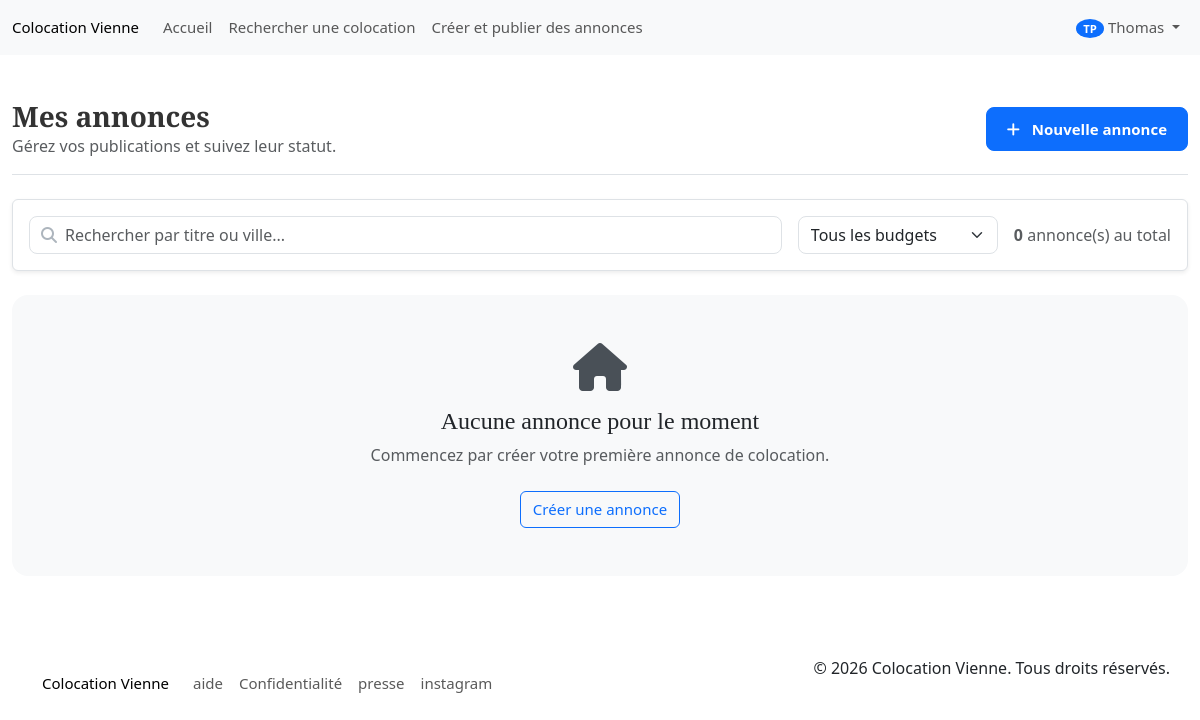
Before: /pages/page_annonce.php (signed in) with the older database file.
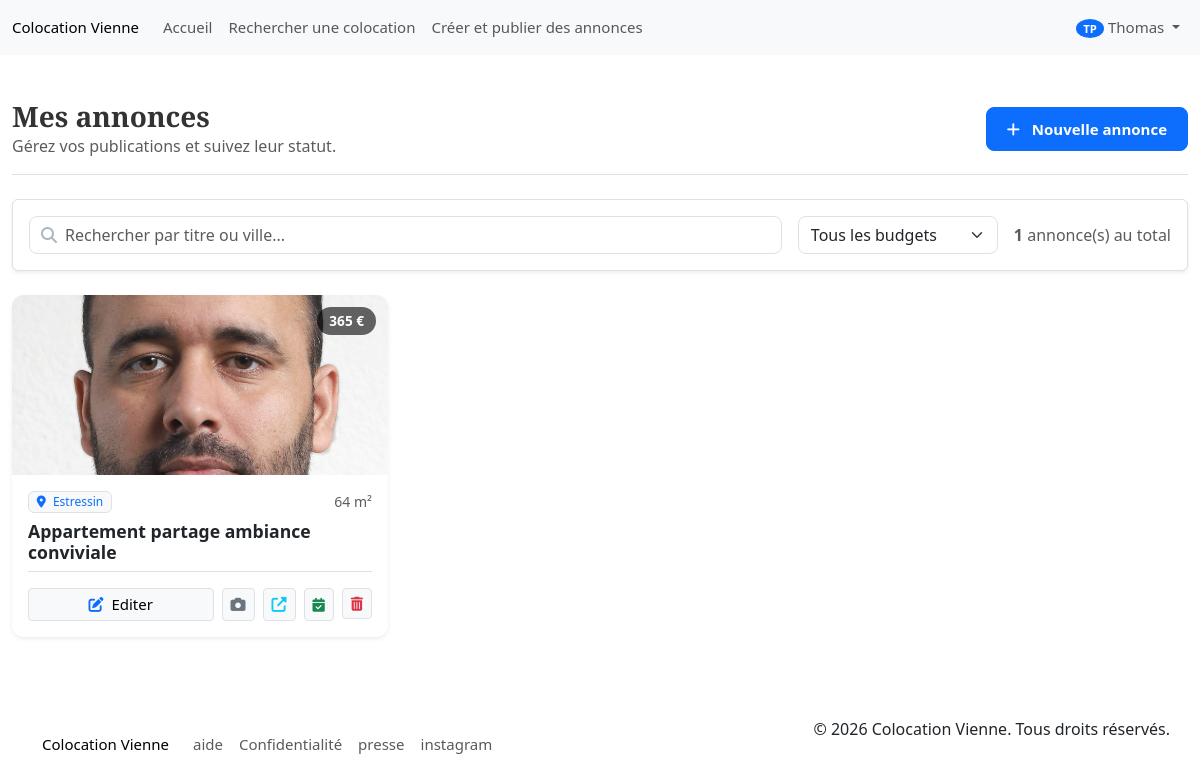
After: the same page with the newer database file.
### tables this page shows
CREATE TABLE `utilisateur` (
  `id_utilisateur` int(11) NOT NULL,
  `nom` varchar(40) NOT NULL,
  `email` varchar(100) NOT NULL,
  `mot_de_passe` varchar(100) NOT NULL,
  `situation_professionnel` varchar(40) NOT NULL,
  `garant` tinyint(1) NOT NULL,
  `retraite` decimal(10,2) NOT NULL,
  `caisse_allocation_familial` decimal(10,2) NOT NULL,
  `date_naissance` date NOT NULL,
  `photo_profil` varchar(250) NOT NULL,
  `salaire_mensuel_net` decimal(10,2) NOT NULL,
  `prenom` varchar(40) NOT NULL,
  `revenu_fiscal` varchar(50) NOT NULL,
  `id_role` int(11) NOT NULL,
  `type_compte` enum('colocataire','propriétaire') DEFAULT 'colocataire'
);

CREATE TABLE `annonce_utilisateur` (
  `id_utilisateur` int(11) NOT NULL,
  `id_annonce` int(11) NOT NULL
);

CREATE TABLE `annonce` (
  `id_annonce` int(11) NOT NULL,
  `titre` varchar(50) NOT NULL,
  `adresse_1` varchar(255) NOT NULL,
  `adresse_2` varchar(255) DEFAULT NULL,
  `adresse_3` varchar(255) DEFAULT NULL,
  `adresse_4` varchar(255) DEFAULT NULL,
  `ville` varchar(50) NOT NULL,
  `code_postal` int(11) NOT NULL,
  `loyer_location_chez_habitant` decimal(10,2) NOT NULL,
  `description` text NOT NULL,
  `surface_logement` decimal(10,2) NOT NULL,
  `surface_chambres` decimal(10,2) NOT NULL,
  `nombre_chambre` int(11) NOT NULL,
  `date_expiration` date DEFAULT NULL,
  `date_publication` date NOT NULL,
  `date_modification` date NOT NULL,
  `carte_coordonnee_GPS` varchar(40) DEFAULT NULL,
  `date_cloture` date DEFAULT NULL,
  `loyer_colocation` decimal(10,2) NOT NULL
);

### pages/page_annonce.php (the view, shortened to what the rows shown need)
<?php
require_once '../init.php';
require_once(__DIR__ . "/../app/Views/partials/header.php");
$userId = (int) $_SESSION['user_id'];
$annonces = $annonceDAO->getAllAnouncesByUserId($userId);
?>
<div class="container" style="margin-top: 100px; margin-bottom: 50px; max-width: 1200px;">
    <div class="d-flex justify-content-between align-items-center mb-4 pb-3 border-bottom">
        <div>
            <h1 style="font-size: 1.75rem; font-weight: 700; color: #333; margin: 0;">Mes annonces</h1>
        </div>
    </div>
    <?php if (empty($annonces)): ?>
        <div class="text-center py-5 bg-light rounded-4 border-2 border-dashed">
            <div class="mb-3"><i class="fas fa-home fa-3x text-light-emphasis"></i></div>
            <h4>Aucune annonce pour le moment</h4>
            <p class="text-muted">Commencez par créer votre première annonce de colocation.</p>
            <a href="<?php echo Config::url('/annonce/create'); ?>" class="btn btn-outline-primary mt-2">Créer une annonce</a>
        </div>
    <?php else: ?>
        <div class="row g-4" id="manageGrid">
            <?php foreach ($annonces as $a): ?>
                <?php
                    $photoUrl = $a->getPhoto();
                    $image = !empty($photoUrl)
                        ? (strpos($photoUrl, 'http') === 0 ? $photoUrl : Config::url($photoUrl))
                        : 'https://images.unsplash.com/photo-1560448204-e02f11c3d0e2?auto=format&fit=crop&w=400&q=80';
                    $searchText = strtolower($a->getTitre() . ' ' . $a->getVille());
                ?>
                <div class="col-md-6 col-lg-4 manage-card-wrapper" data-search="<?php echo htmlspecialchars($searchText); ?>" data-price="<?php echo $a->getLoyerHabitant(); ?>">
                    <div class="card h-100 border-0 shadow-sm overflow-hidden" style="border-radius: 12px; transition: transform 0.2s;">
                        <div style="position: relative; height: 180px;">
                            <img src="<?php echo htmlspecialchars($image); ?>" class="card-img-top w-100 h-100" style="object-fit: cover;" alt="Aperçu">
                            <div style="position: absolute; top: 12px; right: 12px; background: rgba(0,0,0,0.6); color: white; padding: 4px 12px; border-radius: 20px; font-size: 0.85rem; font-weight: 600;">
                                <?php echo number_format($a->getLoyerHabitant(), 0, ',', ' '); ?> €
                            </div>
                        </div>
                        <div class="card-body d-flex flex-column">
                            <div class="d-flex justify-content-between align-items-start mb-2">
                                <span class="badge bg-light text-primary border" style="font-weight: 500;">
                                    <i class="fas fa-map-marker-alt me-1"></i> <?php echo htmlspecialchars($a->getVille()); ?>
                                </span>
                                <small class="text-muted"><?php echo htmlspecialchars($a->getSurfaceLogement()); ?>
                                m²</small>
                            </div>
                            <h5 class="card-title text-dark" style="font-weight: 600; font-size: 1.1rem;"><?php echo htmlspecialchars($a->getTitre()); ?></h5>
                            <div class="mt-auto pt-3 border-top d-flex gap-2">
                                <a href="<?php echo Config::url('annonce/edit?id=' . $a->getId()); ?>" class="btn btn-sm btn-light border flex-grow-1" style="font-weight: 500;">
                                    <i class="fas fa-edit me-1 text-primary"></i> Editer
                                </a>
                                <a href="modifier_photos.php?id_annonce=<?php echo $a->getId(); ?>" class="btn btn-sm btn-light border" title="Photos">
                                    <i class="fas fa-camera text-secondary"></i>
                                </a>
                                <a href="<?php echo Config::url("annonce/show?id="). $a->getId(); ?>" class="btn btn-sm btn-light border" title="Voir l'aperçu">
                                    <i class="fas fa-external-link-alt text-info"></i>
                                </a>
                                <button type="button" class="btn btn-sm btn-light border" title="Gérer les visites" data-bs-toggle="modal" data-bs-target="#visitModal<?php echo $a->getId(); ?>">
                                    <i class="fas fa-calendar-check text-success"></i>
                                </button>
                                <form action="<?php echo Config::url('annonce/delete'); ?>" method="POST" onsubmit="return confirm('Voulez-vous vraiment supprimer cette annonce ?');" class="d-inline">
                                    <button type="submit" class="btn btn-sm btn-light border text-danger" title="Supprimer">
                                        <i class="fas fa-trash-alt"></i>
                                    </button>
                                </form>
                            </div>
                        </div>
                    </div>
                </div>
            <?php endforeach; ?>
        </div>
    <?php endif; ?>
</div>
<?php require_once(__DIR__ . "/../app/Views/partials/footer.php"); ?>

### app/Views/partials/header.php (shortened to what the rows shown need)
<?php
global $userDAO, $messageDAO;
function getUserAvatar($user_id, $userDAO) {
    try {
        $user = $userDAO->getById($user_id);
        if ($user && !empty($user->getPhotoProfil())) {
            $server_path = $_SERVER['DOCUMENT_ROOT'] . Config::url("pages/be/" . $user->getPhotoProfil());
        }
        $initials = '';
        if ($user) {
            if (!empty($user->getPrenom()) && !empty($user->getNom())) {
                $initials = strtoupper(substr($user->getPrenom(), 0, 1) . substr($user->getNom(), 0, 1));
            } elseif (!empty($user->getPrenom())) {
                $initials = strtoupper(substr($user->getPrenom(), 0, 2));
            } else {
                $initials = 'U';
            }
        } else {
            $initials = 'U';
        }
        return [
            'src' => '',
            'initials' => $initials,
            'has_photo' => false
        ];
    } catch (Exception $e) {
        error_log("Error in getUserAvatar: " . $e->getMessage());
        return [
            'src' => '',
            'initials' => 'U',
            'has_photo' => false
        ];
    }
}
$avatarData = null;
if (!empty($_SESSION['isLoggedin']) && isset($_SESSION['user_id'])) {
    try {
        $avatarData = getUserAvatar($_SESSION['user_id'], $userDAO);
    } catch (Exception $e) {
        error_log("Avatar fetch error: " . $e->getMessage());
        $avatarData = [
            'src' => '',
            'initials' => 'U',
            'has_photo' => false
        ];
    }
}
?>
<!DOCTYPE html>
<html lang="fr">
<head>
    <link rel="stylesheet" href="https://cdnjs.cloudflare.com/ajax/libs/font-awesome/6.5.1/css/all.min.css" />
    <link rel="stylesheet" href="<?php echo Config::asset('style/style.css'); ?>">
    <link href="https://cdn.jsdelivr.net/npm/bootstrap@5.3.3/dist/css/bootstrap.min.css" rel="stylesheet">
</head>
<body>
   <nav class="navbar navbar-expand-lg fixed-top bg-body-tertiary">
     <div class="container-fluid">
      <div class="collapse navbar-collapse" id="navbarNav">
        <ul class="navbar-nav">
          <?php if (empty($_SESSION['isLoggedin'])): ?>
            <li class="nav-item">
              <a class="nav-link" href="<?php echo Config::url('auth/register'); ?>">
                <i class="fas fa-user-plus"></i> Inscription
              </a>
            </li>
            <li class="nav-item">
              <a class="nav-link" href="<?php echo Config::url('auth/login'); ?>">
                <i class="fas fa-sign-in-alt"></i> Connexion
              </a>
            </li>
          <?php else: ?>
            <li class="nav-item dropdown">
              <a class="nav-link dropdown-toggle" href="#" id="profileDropdown" role="button" data-bs-toggle="dropdown" aria-expanded="false">
                <?php if ($avatarData && $avatarData['has_photo']): ?>
                  <img src="<?php echo htmlspecialchars($avatarData['src']); ?>" alt="Profile" style="width: 32px; height: 32px; border-radius: 50%;">
                <?php else: ?>
                  <span class="badge bg-primary rounded-circle"><?php echo htmlspecialchars($avatarData['initials'] ?? 'U'); ?></span>
                <?php endif; ?>
                <?php echo htmlspecialchars($_SESSION['user_prenom'] ?? 'Mon compte'); ?>
              </a>
                    <span class="badge bg-danger rounded-pill"><?php echo $messageDAO ? $messageDAO->countUnread($_SESSION['user_id']) : 0; ?></span>
            </li>
          <?php endif; ?>
        </ul>
      </div>
    </div>
  </nav>

Changed rows visible on the page:
added annonce_utilisateur: id_annonce.loyer_location_chez_habitant "365", id_annonce.ville "Estressin", id_annonce.surface_logement "64", id_annonce.titre "Appartement partage ambiance conviviale"
Other visible differences:
count($annonces): "0" → "1"
text no longer shown: "Aucune annonce pour le moment Commencez par créer votre première annonce de colocation. Créer une annonce"
